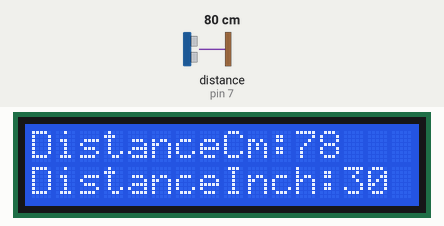
Simulated run of this sketch. Board: Arduino Uno, built with avr-gcc and run on an emulated ATmega328P. On the bench: 16×2 character LCD. Wiring (inferred from the names in the program): ultrasonic range finder: trigger pin 5; echo pin 7. The inputs (shaded band) are chosen by the test bench; at power-on: distance to the obstacle (sensor on pin 7) 80 cm. The echo pulse lasts 58.3 µs per cm; what the sketch prints to the serial monitor is not drawn.

Above: at 1.2 s.
1.3 s: distance to the obstacle (sensor on pin 7) set to 2 cm
At 2.7 s:
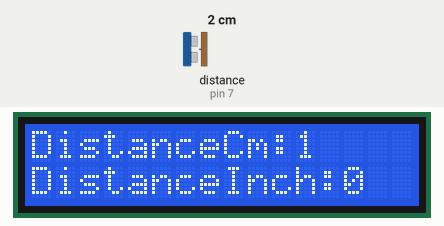
5.4 s: distance to the obstacle (sensor on pin 7) set to 4 cm
At 6.9 s:
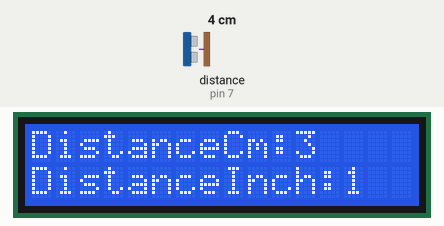
8.6 s: distance to the obstacle (sensor on pin 7) set to 9 cm
At 9.9 s:
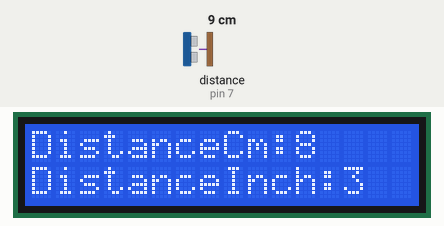
Timing chart, 0 to 11.6 s (numbered marks = the images above; inputs shaded):
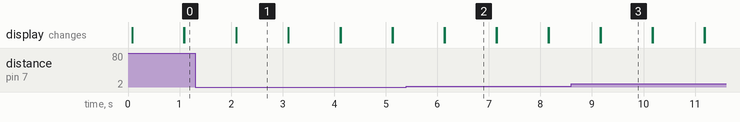

Measured:
- after the input at 1.3 s, the display: first differs from a run without the input after 0.80 s (image 1)
- after the input at 5.4 s, the display: first differs from a run without the input after 0.74 s (image 2)
- after the input at 8.6 s, the display: first differs from a run without the input after 0.57 s (image 3)
- what the display in image 1 shows lasts 1.0 s, from 2.1 s to 3.1 s

The sketch:

UltrasonicSensorLCD.ino
```cpp
#include<LiquidCrystal.h>
const int rs = 8, en = 9, d4 = 10, d5 = 11, d6 = 12, d7 = 13;
LiquidCrystal lcd(rs, en, d4, d5, d6, d7);

long int Trig = 5;
#define Echo 7

void setup()
{
               lcd.begin(16,2);
               pinMode(Trig, OUTPUT);
               pinMode(Echo, INPUT);
               lcd.setCursor(0,0);
                lcd.clear();
               lcd.print("HELLO");
               Serial.begin(9600);
}

void loop ()
{
                lcd.clear();
                Serial.print("out1\n");
                long duration;
                long distanceCm;
                long distanceInch;

                  digitalWrite(Trig, LOW);
                  delayMicroseconds(2);


                  digitalWrite(Trig, HIGH);
                  delayMicroseconds(10);
                  digitalWrite(Trig, LOW);

                  duration = pulseIn(Echo, HIGH);
                  distanceCm= duration*0.034/2;
                  distanceInch= duration*0.0133/2;

                  lcd.clear();
                  lcd.setCursor(0, 0);
                  Serial.print(duration);
                  Serial.print(distanceCm);
                  lcd.print("DistanceCm:");
                  lcd.print(distanceCm);
                  lcd.setCursor(0, 1);
                  lcd.print("DistanceInch:");
                  lcd.println(distanceInch);
                  delay(1000);
                  Serial.print("out2");
}
```
